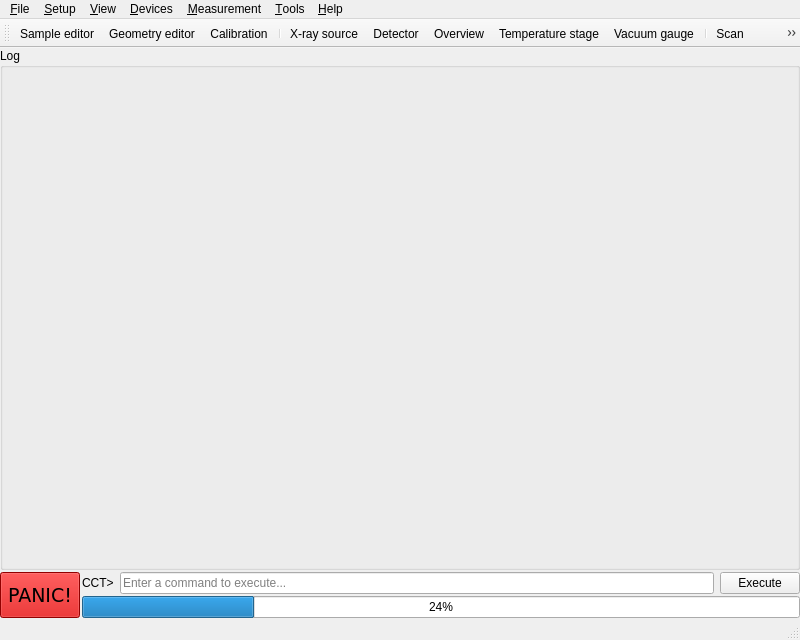
<?xml version="1.0" encoding="UTF-8"?>
<ui version="4.0">
 <class>MainWindow</class>
 <widget class="QMainWindow" name="MainWindow">
  <property name="geometry">
   <rect>
    <x>0</x>
    <y>0</y>
    <width>800</width>
    <height>640</height>
   </rect>
  </property>
  <property name="windowTitle">
   <string>Credo Control Tool</string>
  </property>
  <property name="windowIcon">
   <iconset resource="../../resource/icons/icons.qrc">
    <normaloff>:/icons/cctlogo.svg</normaloff>:/icons/cctlogo.svg</iconset>
  </property>
  <widget class="QWidget" name="centralwidget">
   <layout class="QVBoxLayout" name="verticalLayout">
    <property name="spacing">
     <number>2</number>
    </property>
    <property name="leftMargin">
     <number>0</number>
    </property>
    <property name="topMargin">
     <number>0</number>
    </property>
    <property name="rightMargin">
     <number>0</number>
    </property>
    <property name="bottomMargin">
     <number>0</number>
    </property>
    <item>
     <layout class="QVBoxLayout" name="deviceStatusBarLayout"/>
    </item>
    <item>
     <widget class="QGroupBox" name="logViewerGroupBox">
      <property name="sizePolicy">
       <sizepolicy hsizetype="Preferred" vsizetype="Expanding">
        <horstretch>0</horstretch>
        <verstretch>0</verstretch>
       </sizepolicy>
      </property>
      <property name="title">
       <string>Log</string>
      </property>
     </widget>
    </item>
    <item>
     <layout class="QHBoxLayout" name="horizontalLayout_2">
      <item>
       <widget class="QPushButton" name="panicPushButton">
        <property name="enabled">
         <bool>true</bool>
        </property>
        <property name="sizePolicy">
         <sizepolicy hsizetype="Minimum" vsizetype="Minimum">
          <horstretch>0</horstretch>
          <verstretch>0</verstretch>
         </sizepolicy>
        </property>
        <property name="palette">
         <palette>
          <active>
           <colorrole role="WindowText">
            <brush brushstyle="SolidPattern">
             <color alpha="255">
              <red>0</red>
              <green>0</green>
              <blue>0</blue>
             </color>
            </brush>
           </colorrole>
           <colorrole role="Button">
            <brush brushstyle="SolidPattern">
             <color alpha="255">
              <red>204</red>
              <green>0</green>
              <blue>0</blue>
             </color>
            </brush>
           </colorrole>
           <colorrole role="Light">
            <brush brushstyle="SolidPattern">
             <color alpha="255">
              <red>255</red>
              <green>51</green>
              <blue>51</blue>
             </color>
            </brush>
           </colorrole>
           <colorrole role="Midlight">
            <brush brushstyle="SolidPattern">
             <color alpha="255">
              <red>229</red>
              <green>25</green>
              <blue>25</blue>
             </color>
            </brush>
           </colorrole>
           <colorrole role="Dark">
            <brush brushstyle="SolidPattern">
             <color alpha="255">
              <red>102</red>
              <green>0</green>
              <blue>0</blue>
             </color>
            </brush>
           </colorrole>
           <colorrole role="Mid">
            <brush brushstyle="SolidPattern">
             <color alpha="255">
              <red>136</red>
              <green>0</green>
              <blue>0</blue>
             </color>
            </brush>
           </colorrole>
           <colorrole role="Text">
            <brush brushstyle="SolidPattern">
             <color alpha="255">
              <red>0</red>
              <green>0</green>
              <blue>0</blue>
             </color>
            </brush>
           </colorrole>
           <colorrole role="BrightText">
            <brush brushstyle="SolidPattern">
             <color alpha="255">
              <red>255</red>
              <green>255</green>
              <blue>255</blue>
             </color>
            </brush>
           </colorrole>
           <colorrole role="ButtonText">
            <brush brushstyle="SolidPattern">
             <color alpha="255">
              <red>0</red>
              <green>0</green>
              <blue>0</blue>
             </color>
            </brush>
           </colorrole>
           <colorrole role="Base">
            <brush brushstyle="SolidPattern">
             <color alpha="255">
              <red>255</red>
              <green>255</green>
              <blue>255</blue>
             </color>
            </brush>
           </colorrole>
           <colorrole role="Window">
            <brush brushstyle="SolidPattern">
             <color alpha="255">
              <red>204</red>
              <green>0</green>
              <blue>0</blue>
             </color>
            </brush>
           </colorrole>
           <colorrole role="Shadow">
            <brush brushstyle="SolidPattern">
             <color alpha="255">
              <red>0</red>
              <green>0</green>
              <blue>0</blue>
             </color>
            </brush>
           </colorrole>
           <colorrole role="AlternateBase">
            <brush brushstyle="SolidPattern">
             <color alpha="255">
              <red>229</red>
              <green>127</green>
              <blue>127</blue>
             </color>
            </brush>
           </colorrole>
           <colorrole role="ToolTipBase">
            <brush brushstyle="SolidPattern">
             <color alpha="255">
              <red>255</red>
              <green>255</green>
              <blue>220</blue>
             </color>
            </brush>
           </colorrole>
           <colorrole role="ToolTipText">
            <brush brushstyle="SolidPattern">
             <color alpha="255">
              <red>0</red>
              <green>0</green>
              <blue>0</blue>
             </color>
            </brush>
           </colorrole>
          </active>
          <inactive>
           <colorrole role="WindowText">
            <brush brushstyle="SolidPattern">
             <color alpha="255">
              <red>0</red>
              <green>0</green>
              <blue>0</blue>
             </color>
            </brush>
           </colorrole>
           <colorrole role="Button">
            <brush brushstyle="SolidPattern">
             <color alpha="255">
              <red>204</red>
              <green>0</green>
              <blue>0</blue>
             </color>
            </brush>
           </colorrole>
           <colorrole role="Light">
            <brush brushstyle="SolidPattern">
             <color alpha="255">
              <red>255</red>
              <green>51</green>
              <blue>51</blue>
             </color>
            </brush>
           </colorrole>
           <colorrole role="Midlight">
            <brush brushstyle="SolidPattern">
             <color alpha="255">
              <red>229</red>
              <green>25</green>
              <blue>25</blue>
             </color>
            </brush>
           </colorrole>
           <colorrole role="Dark">
            <brush brushstyle="SolidPattern">
             <color alpha="255">
              <red>102</red>
              <green>0</green>
              <blue>0</blue>
             </color>
            </brush>
           </colorrole>
           <colorrole role="Mid">
            <brush brushstyle="SolidPattern">
             <color alpha="255">
              <red>136</red>
              <green>0</green>
              <blue>0</blue>
             </color>
            </brush>
           </colorrole>
           <colorrole role="Text">
            <brush brushstyle="SolidPattern">
             <color alpha="255">
              <red>0</red>
              <green>0</green>
              <blue>0</blue>
             </color>
            </brush>
           </colorrole>
           <colorrole role="BrightText">
            <brush brushstyle="SolidPattern">
             <color alpha="255">
              <red>255</red>
              <green>255</green>
              <blue>255</blue>
             </color>
            </brush>
           </colorrole>
           <colorrole role="ButtonText">
            <brush brushstyle="SolidPattern">
             <color alpha="255">
              <red>0</red>
              <green>0</green>
              <blue>0</blue>
             </color>
            </brush>
           </colorrole>
           <colorrole role="Base">
            <brush brushstyle="SolidPattern">
             <color alpha="255">
              <red>255</red>
              <green>255</green>
              <blue>255</blue>
             </color>
            </brush>
           </colorrole>
           <colorrole role="Window">
            <brush brushstyle="SolidPattern">
             <color alpha="255">
              <red>204</red>
              <green>0</green>
              <blue>0</blue>
             </color>
            </brush>
           </colorrole>
           <colorrole role="Shadow">
            <brush brushstyle="SolidPattern">
             <color alpha="255">
              <red>0</red>
              <green>0</green>
              <blue>0</blue>
             </color>
            </brush>
           </colorrole>
           <colorrole role="AlternateBase">
            <brush brushstyle="SolidPattern">
             <color alpha="255">
              <red>229</red>
              <green>127</green>
              <blue>127</blue>
             </color>
            </brush>
           </colorrole>
           <colorrole role="ToolTipBase">
            <brush brushstyle="SolidPattern">
             <color alpha="255">
              <red>255</red>
              <green>255</green>
              <blue>220</blue>
             </color>
            </brush>
           </colorrole>
           <colorrole role="ToolTipText">
            <brush brushstyle="SolidPattern">
             <color alpha="255">
              <red>0</red>
              <green>0</green>
              <blue>0</blue>
             </color>
            </brush>
           </colorrole>
          </inactive>
          <disabled>
           <colorrole role="WindowText">
            <brush brushstyle="SolidPattern">
             <color alpha="255">
              <red>102</red>
              <green>0</green>
              <blue>0</blue>
             </color>
            </brush>
           </colorrole>
           <colorrole role="Button">
            <brush brushstyle="SolidPattern">
             <color alpha="255">
              <red>204</red>
              <green>0</green>
              <blue>0</blue>
             </color>
            </brush>
           </colorrole>
           <colorrole role="Light">
            <brush brushstyle="SolidPattern">
             <color alpha="255">
              <red>255</red>
              <green>51</green>
              <blue>51</blue>
             </color>
            </brush>
           </colorrole>
           <colorrole role="Midlight">
            <brush brushstyle="SolidPattern">
             <color alpha="255">
              <red>229</red>
              <green>25</green>
              <blue>25</blue>
             </color>
            </brush>
           </colorrole>
           <colorrole role="Dark">
            <brush brushstyle="SolidPattern">
             <color alpha="255">
              <red>102</red>
              <green>0</green>
              <blue>0</blue>
             </color>
            </brush>
           </colorrole>
           <colorrole role="Mid">
            <brush brushstyle="SolidPattern">
             <color alpha="255">
              <red>136</red>
              <green>0</green>
              <blue>0</blue>
             </color>
            </brush>
           </colorrole>
           <colorrole role="Text">
            <brush brushstyle="SolidPattern">
             <color alpha="255">
              <red>102</red>
              <green>0</green>
              <blue>0</blue>
             </color>
            </brush>
           </colorrole>
           <colorrole role="BrightText">
            <brush brushstyle="SolidPattern">
             <color alpha="255">
              <red>255</red>
              <green>255</green>
              <blue>255</blue>
             </color>
            </brush>
           </colorrole>
           <colorrole role="ButtonText">
            <brush brushstyle="SolidPattern">
             <color alpha="255">
              <red>102</red>
              <green>0</green>
              <blue>0</blue>
             </color>
            </brush>
           </colorrole>
           <colorrole role="Base">
            <brush brushstyle="SolidPattern">
             <color alpha="255">
              <red>204</red>
              <green>0</green>
              <blue>0</blue>
             </color>
            </brush>
           </colorrole>
           <colorrole role="Window">
            <brush brushstyle="SolidPattern">
             <color alpha="255">
              <red>204</red>
              <green>0</green>
              <blue>0</blue>
             </color>
            </brush>
           </colorrole>
           <colorrole role="Shadow">
            <brush brushstyle="SolidPattern">
             <color alpha="255">
              <red>0</red>
              <green>0</green>
              <blue>0</blue>
             </color>
            </brush>
           </colorrole>
           <colorrole role="AlternateBase">
            <brush brushstyle="SolidPattern">
             <color alpha="255">
              <red>204</red>
              <green>0</green>
              <blue>0</blue>
             </color>
            </brush>
           </colorrole>
           <colorrole role="ToolTipBase">
            <brush brushstyle="SolidPattern">
             <color alpha="255">
              <red>255</red>
              <green>255</green>
              <blue>220</blue>
             </color>
            </brush>
           </colorrole>
           <colorrole role="ToolTipText">
            <brush brushstyle="SolidPattern">
             <color alpha="255">
              <red>0</red>
              <green>0</green>
              <blue>0</blue>
             </color>
            </brush>
           </colorrole>
          </disabled>
         </palette>
        </property>
        <property name="font">
         <font>
          <family>DejaVu Sans</family>
          <pointsize>14</pointsize>
         </font>
        </property>
        <property name="toolTip">
         <string>Close shutter, stop all motors, power down X-ray source</string>
        </property>
        <property name="text">
         <string>PANIC!</string>
        </property>
       </widget>
      </item>
      <item>
       <layout class="QVBoxLayout" name="verticalLayout_2">
        <item>
         <widget class="QWidget" name="commandLineWidget" native="true">
          <layout class="QHBoxLayout" name="horizontalLayout">
           <property name="leftMargin">
            <number>0</number>
           </property>
           <property name="topMargin">
            <number>0</number>
           </property>
           <property name="rightMargin">
            <number>0</number>
           </property>
           <property name="bottomMargin">
            <number>0</number>
           </property>
           <item>
            <widget class="QLabel" name="label">
             <property name="text">
              <string>CCT&gt;</string>
             </property>
            </widget>
           </item>
           <item>
            <widget class="QLineEdit" name="commandLineEdit">
             <property name="placeholderText">
              <string>Enter a command to execute...</string>
             </property>
             <property name="clearButtonEnabled">
              <bool>true</bool>
             </property>
            </widget>
           </item>
           <item>
            <widget class="QPushButton" name="executePushButton">
             <property name="text">
              <string>Execute</string>
             </property>
             <property name="autoDefault">
              <bool>true</bool>
             </property>
            </widget>
           </item>
          </layout>
         </widget>
        </item>
        <item>
         <widget class="QProgressBar" name="progressBar">
          <property name="value">
           <number>24</number>
          </property>
         </widget>
        </item>
       </layout>
      </item>
     </layout>
    </item>
   </layout>
  </widget>
  <widget class="QMenuBar" name="menubar">
   <property name="geometry">
    <rect>
     <x>0</x>
     <y>0</y>
     <width>800</width>
     <height>22</height>
    </rect>
   </property>
   <widget class="QMenu" name="menu_File">
    <property name="title">
     <string>&amp;File</string>
    </property>
    <addaction name="actionSave_settings"/>
    <addaction name="actionQuit"/>
   </widget>
   <widget class="QMenu" name="menu_Setup">
    <property name="title">
     <string>&amp;Setup</string>
    </property>
    <addaction name="actionSample_editor"/>
    <addaction name="actionGeometry_editor"/>
    <addaction name="actionEdit_configuration"/>
    <addaction name="separator"/>
    <addaction name="actionCalibration"/>
    <addaction name="separator"/>
    <addaction name="actionUser_management"/>
    <addaction name="actionProject_management"/>
   </widget>
   <widget class="QMenu" name="menu_Devices">
    <property name="title">
     <string>&amp;Devices</string>
    </property>
    <widget class="QMenu" name="menuMotors">
     <property name="title">
      <string>Motors</string>
     </property>
     <property name="icon">
      <iconset resource="../../resource/icons/icons.qrc">
       <normaloff>:/icons/motor.svg</normaloff>:/icons/motor.svg</iconset>
     </property>
     <addaction name="actionMotors"/>
     <addaction name="actionCalibrateMotors"/>
    </widget>
    <addaction name="actionX_ray_source"/>
    <addaction name="actionDetector"/>
    <addaction name="menuMotors"/>
    <addaction name="actionVacuum_gauge"/>
    <addaction name="actionTemperature_stage"/>
    <addaction name="separator"/>
    <addaction name="actionDevice_connections"/>
   </widget>
   <widget class="QMenu" name="menu_Measurement">
    <property name="title">
     <string>&amp;Measurement</string>
    </property>
    <addaction name="actionScan"/>
    <addaction name="actionSingle_exposure"/>
    <addaction name="actionTransmission"/>
    <addaction name="actionScript"/>
   </widget>
   <widget class="QMenu" name="menu_Tools">
    <property name="title">
     <string>&amp;Tools</string>
    </property>
    <addaction name="actionMask_editor"/>
    <addaction name="actionView_images_and_curves"/>
    <addaction name="actionView_scans"/>
    <addaction name="actionCapillary_sizing"/>
    <addaction name="actionData_reduction"/>
    <addaction name="separator"/>
    <addaction name="actionResource_consumption"/>
    <addaction name="actionOptimize_geometry"/>
    <addaction name="actionSamplePositionChecker"/>
   </widget>
   <widget class="QMenu" name="menu_Help">
    <property name="title">
     <string>&amp;Help</string>
    </property>
    <addaction name="actionAbout"/>
    <addaction name="actionAbout_Qt"/>
    <addaction name="actionCommands"/>
   </widget>
   <widget class="QMenu" name="menu_View">
    <property name="title">
     <string>&amp;View</string>
    </property>
    <addaction name="actionAccounting"/>
    <addaction name="actionShutter"/>
    <addaction name="actionBeamstop"/>
    <addaction name="actionFSN_counters"/>
    <addaction name="actionResource_usage"/>
   </widget>
   <addaction name="menu_File"/>
   <addaction name="menu_Setup"/>
   <addaction name="menu_View"/>
   <addaction name="menu_Devices"/>
   <addaction name="menu_Measurement"/>
   <addaction name="menu_Tools"/>
   <addaction name="menu_Help"/>
  </widget>
  <widget class="QStatusBar" name="statusbar"/>
  <widget class="QToolBar" name="toolBar">
   <property name="windowTitle">
    <string>toolBar</string>
   </property>
   <property name="iconSize">
    <size>
     <width>48</width>
     <height>48</height>
    </size>
   </property>
   <attribute name="toolBarArea">
    <enum>TopToolBarArea</enum>
   </attribute>
   <attribute name="toolBarBreak">
    <bool>false</bool>
   </attribute>
   <addaction name="actionSample_editor"/>
   <addaction name="actionGeometry_editor"/>
   <addaction name="actionCalibration"/>
   <addaction name="separator"/>
   <addaction name="actionX_ray_source"/>
   <addaction name="actionDetector"/>
   <addaction name="actionMotors"/>
   <addaction name="actionTemperature_stage"/>
   <addaction name="actionVacuum_gauge"/>
   <addaction name="separator"/>
   <addaction name="actionScan"/>
   <addaction name="actionSingle_exposure"/>
   <addaction name="actionTransmission"/>
   <addaction name="actionScript"/>
   <addaction name="separator"/>
   <addaction name="actionMask_editor"/>
   <addaction name="actionCapillary_sizing"/>
   <addaction name="actionView_images_and_curves"/>
   <addaction name="actionView_scans"/>
  </widget>
  <action name="actionSample_editor">
   <property name="icon">
    <iconset resource="../../resource/icons/icons.qrc">
     <normaloff>:/icons/sample.svg</normaloff>:/icons/sample.svg</iconset>
   </property>
   <property name="text">
    <string>Sample editor</string>
   </property>
   <property name="toolTip">
    <string>Open the sample database editor</string>
   </property>
  </action>
  <action name="actionGeometry_editor">
   <property name="icon">
    <iconset resource="../../resource/icons/icons.qrc">
     <normaloff>:/icons/geometry.svg</normaloff>:/icons/geometry.svg</iconset>
   </property>
   <property name="text">
    <string>Geometry editor</string>
   </property>
   <property name="toolTip">
    <string>Edit geometry parameters</string>
   </property>
  </action>
  <action name="actionSave_settings">
   <property name="icon">
    <iconset theme="document-save">
     <normaloff>../../../../cpt/src/cpt/widgets/mainwindow</normaloff>../../../../cpt/src/cpt/widgets/mainwindow</iconset>
   </property>
   <property name="text">
    <string>Save settings</string>
   </property>
   <property name="toolTip">
    <string>Save the settings</string>
   </property>
  </action>
  <action name="actionQuit">
   <property name="icon">
    <iconset theme="application-exit">
     <normaloff>../../../../cpt/src/cpt/widgets/mainwindow</normaloff>../../../../cpt/src/cpt/widgets/mainwindow</iconset>
   </property>
   <property name="text">
    <string>Quit</string>
   </property>
   <property name="toolTip">
    <string>Quit the application</string>
   </property>
  </action>
  <action name="actionCalibration">
   <property name="icon">
    <iconset resource="../../resource/icons/icons.qrc">
     <normaloff>:/icons/calibration.svg</normaloff>:/icons/calibration.svg</iconset>
   </property>
   <property name="text">
    <string>Calibration</string>
   </property>
   <property name="toolTip">
    <string>Calibrate the beam center and the sample-to-detector distance</string>
   </property>
  </action>
  <action name="actionEdit_configuration">
   <property name="icon">
    <iconset resource="../../resource/icons/icons.qrc">
     <normaloff>:/icons/editconfig.svg</normaloff>:/icons/editconfig.svg</iconset>
   </property>
   <property name="text">
    <string>Edit configuration</string>
   </property>
   <property name="toolTip">
    <string>Configuration editor for advanced users</string>
   </property>
  </action>
  <action name="actionUser_management">
   <property name="icon">
    <iconset theme="system-users">
     <normaloff>.</normaloff>.</iconset>
   </property>
   <property name="text">
    <string>User management</string>
   </property>
   <property name="toolTip">
    <string>Manage users</string>
   </property>
  </action>
  <action name="actionProject_management">
   <property name="icon">
    <iconset resource="../../resource/icons/icons.qrc">
     <normaloff>:/icons/project.svg</normaloff>:/icons/project.svg</iconset>
   </property>
   <property name="text">
    <string>Project management</string>
   </property>
   <property name="toolTip">
    <string>Manage projects</string>
   </property>
  </action>
  <action name="actionX_ray_source">
   <property name="icon">
    <iconset resource="../../resource/icons/icons.qrc">
     <normaloff>:/icons/xraysource.svg</normaloff>:/icons/xraysource.svg</iconset>
   </property>
   <property name="text">
    <string>X-ray source</string>
   </property>
   <property name="toolTip">
    <string>Control the X-ray source</string>
   </property>
  </action>
  <action name="actionDetector">
   <property name="icon">
    <iconset resource="../../resource/icons/icons.qrc">
     <normaloff>:/icons/detector.svg</normaloff>:/icons/detector.svg</iconset>
   </property>
   <property name="text">
    <string>Detector</string>
   </property>
   <property name="toolTip">
    <string>Control the detector</string>
   </property>
  </action>
  <action name="actionMotors">
   <property name="icon">
    <iconset resource="../../resource/icons/icons.qrc">
     <normaloff>:/icons/motor.svg</normaloff>:/icons/motor.svg</iconset>
   </property>
   <property name="text">
    <string>Overview</string>
   </property>
   <property name="toolTip">
    <string>Control the motors</string>
   </property>
  </action>
  <action name="actionTemperature_stage">
   <property name="icon">
    <iconset resource="../../resource/icons/icons.qrc">
     <normaloff>:/icons/circulator.svg</normaloff>:/icons/circulator.svg</iconset>
   </property>
   <property name="text">
    <string>Temperature stage</string>
   </property>
   <property name="toolTip">
    <string>Control the temperature regulator</string>
   </property>
  </action>
  <action name="actionVacuum_gauge">
   <property name="icon">
    <iconset resource="../../resource/icons/icons.qrc">
     <normaloff>:/icons/tpg201.svg</normaloff>:/icons/tpg201.svg</iconset>
   </property>
   <property name="text">
    <string>Vacuum gauge</string>
   </property>
   <property name="toolTip">
    <string>Control the vacuum gauge</string>
   </property>
  </action>
  <action name="actionDevice_connections">
   <property name="icon">
    <iconset theme="network-idle">
     <normaloff>.</normaloff>.</iconset>
   </property>
   <property name="text">
    <string>Device connections</string>
   </property>
   <property name="toolTip">
    <string>Connect/disconnect devices</string>
   </property>
  </action>
  <action name="actionScan">
   <property name="icon">
    <iconset resource="../../resource/icons/icons.qrc">
     <normaloff>:/icons/scan.svg</normaloff>:/icons/scan.svg</iconset>
   </property>
   <property name="text">
    <string>Scan</string>
   </property>
   <property name="toolTip">
    <string>Perform scan measurements</string>
   </property>
  </action>
  <action name="actionSingle_exposure">
   <property name="icon">
    <iconset resource="../../resource/icons/icons.qrc">
     <normaloff>:/icons/exposure.svg</normaloff>:/icons/exposure.svg</iconset>
   </property>
   <property name="text">
    <string>Single exposure</string>
   </property>
   <property name="toolTip">
    <string>Take manual exposures</string>
   </property>
  </action>
  <action name="actionTransmission">
   <property name="icon">
    <iconset resource="../../resource/icons/icons.qrc">
     <normaloff>:/icons/transmission.svg</normaloff>:/icons/transmission.svg</iconset>
   </property>
   <property name="text">
    <string>Transmission</string>
   </property>
   <property name="toolTip">
    <string>Measure transmission of several samples</string>
   </property>
  </action>
  <action name="actionScript">
   <property name="icon">
    <iconset resource="../../resource/icons/icons.qrc">
     <normaloff>:/icons/script.svg</normaloff>:/icons/script.svg</iconset>
   </property>
   <property name="text">
    <string>Script</string>
   </property>
   <property name="toolTip">
    <string>Automated measurements</string>
   </property>
  </action>
  <action name="actionMask_editor">
   <property name="icon">
    <iconset resource="../../resource/icons/icons.qrc">
     <normaloff>:/icons/flipmask.svg</normaloff>:/icons/flipmask.svg</iconset>
   </property>
   <property name="text">
    <string>Mask editor</string>
   </property>
   <property name="toolTip">
    <string>Edit mask matrices</string>
   </property>
  </action>
  <action name="actionView_images_and_curves">
   <property name="icon">
    <iconset resource="../../resource/icons/icons.qrc">
     <normaloff>:/icons/exposureviewer.svg</normaloff>:/icons/exposureviewer.svg</iconset>
   </property>
   <property name="text">
    <string>View images and curves</string>
   </property>
   <property name="toolTip">
    <string>View recorded scattering patterns and scattering curves</string>
   </property>
  </action>
  <action name="actionView_scans">
   <property name="icon">
    <iconset resource="../../resource/icons/icons.qrc">
     <normaloff>:/icons/scanviewer.svg</normaloff>:/icons/scanviewer.svg</iconset>
   </property>
   <property name="text">
    <string>View scans</string>
   </property>
   <property name="toolTip">
    <string>View scan curves</string>
   </property>
  </action>
  <action name="actionCapillary_sizing">
   <property name="icon">
    <iconset resource="../../resource/icons/icons.qrc">
     <normaloff>:/icons/capillarysizer.svg</normaloff>:/icons/capillarysizer.svg</iconset>
   </property>
   <property name="text">
    <string>Capillary sizing</string>
   </property>
   <property name="toolTip">
    <string>Determine capillary position and thickness</string>
   </property>
  </action>
  <action name="actionData_reduction">
   <property name="icon">
    <iconset resource="../../resource/icons/icons.qrc">
     <normaloff>:/icons/datareduction.svg</normaloff>:/icons/datareduction.svg</iconset>
   </property>
   <property name="text">
    <string>Data reduction</string>
   </property>
   <property name="toolTip">
    <string>Post-process data</string>
   </property>
  </action>
  <action name="actionResource_consumption">
   <property name="icon">
    <iconset resource="../../resource/icons/icons.qrc">
     <normaloff>:/icons/resourceusage.svg</normaloff>:/icons/resourceusage.svg</iconset>
   </property>
   <property name="text">
    <string>Resource consumption</string>
   </property>
   <property name="toolTip">
    <string>Analyze resource consumption and internal telemetry</string>
   </property>
  </action>
  <action name="actionOptimize_geometry">
   <property name="text">
    <string>Optimize geometry</string>
   </property>
   <property name="toolTip">
    <string>Calculate the optimum geometry</string>
   </property>
  </action>
  <action name="actionAbout">
   <property name="icon">
    <iconset theme="help-about">
     <normaloff>.</normaloff>.</iconset>
   </property>
   <property name="text">
    <string>About</string>
   </property>
   <property name="toolTip">
    <string>About this program</string>
   </property>
  </action>
  <action name="actionCommands">
   <property name="icon">
    <iconset theme="help-contents">
     <normaloff>.</normaloff>.</iconset>
   </property>
   <property name="text">
    <string>Commands</string>
   </property>
   <property name="toolTip">
    <string>Help on the script commands</string>
   </property>
  </action>
  <action name="actionAccounting">
   <property name="checkable">
    <bool>true</bool>
   </property>
   <property name="checked">
    <bool>true</bool>
   </property>
   <property name="text">
    <string>Accounting</string>
   </property>
   <property name="toolTip">
    <string>Open accounting dockwidget</string>
   </property>
  </action>
  <action name="actionShutter">
   <property name="checkable">
    <bool>true</bool>
   </property>
   <property name="checked">
    <bool>true</bool>
   </property>
   <property name="text">
    <string>Shutter</string>
   </property>
   <property name="toolTip">
    <string>Show the shutter control dockwidget</string>
   </property>
  </action>
  <action name="actionFSN_counters">
   <property name="checkable">
    <bool>true</bool>
   </property>
   <property name="checked">
    <bool>true</bool>
   </property>
   <property name="text">
    <string>FSN counters</string>
   </property>
   <property name="toolTip">
    <string>Show file sequence numbers</string>
   </property>
  </action>
  <action name="actionResource_usage">
   <property name="checkable">
    <bool>true</bool>
   </property>
   <property name="checked">
    <bool>true</bool>
   </property>
   <property name="text">
    <string>Resource usage</string>
   </property>
   <property name="toolTip">
    <string>Show resource usage dockwidget</string>
   </property>
  </action>
  <action name="actionAbout_Qt">
   <property name="icon">
    <iconset theme="help-about">
     <normaloff>.</normaloff>.</iconset>
   </property>
   <property name="text">
    <string>About Qt</string>
   </property>
   <property name="toolTip">
    <string>About Qt</string>
   </property>
  </action>
  <action name="actionCalibrateMotors">
   <property name="icon">
    <iconset resource="../../resource/icons/icons.qrc">
     <normaloff>:/icons/motorcalibration.svg</normaloff>:/icons/motorcalibration.svg</iconset>
   </property>
   <property name="text">
    <string>Calibrate</string>
   </property>
   <property name="toolTip">
    <string>Calibrate motors</string>
   </property>
  </action>
  <action name="actionBeamstop">
   <property name="checkable">
    <bool>true</bool>
   </property>
   <property name="checked">
    <bool>true</bool>
   </property>
   <property name="text">
    <string>Beamstop</string>
   </property>
   <property name="toolTip">
    <string>Show the beamstop control dockwidget</string>
   </property>
  </action>
  <action name="actionSamplePositionChecker">
   <property name="icon">
    <iconset resource="../../resource/icons/icons.qrc">
     <normaloff>:/icons/sample_positions.svg</normaloff>:/icons/sample_positions.svg</iconset>
   </property>
   <property name="text">
    <string>Check sample positions</string>
   </property>
   <property name="toolTip">
    <string>Make a graph of the relative positions of selected samples</string>
   </property>
  </action>
 </widget>
 <resources>
  <include location="../../resource/icons/icons.qrc"/>
 </resources>
 <connections/>
</ui>
